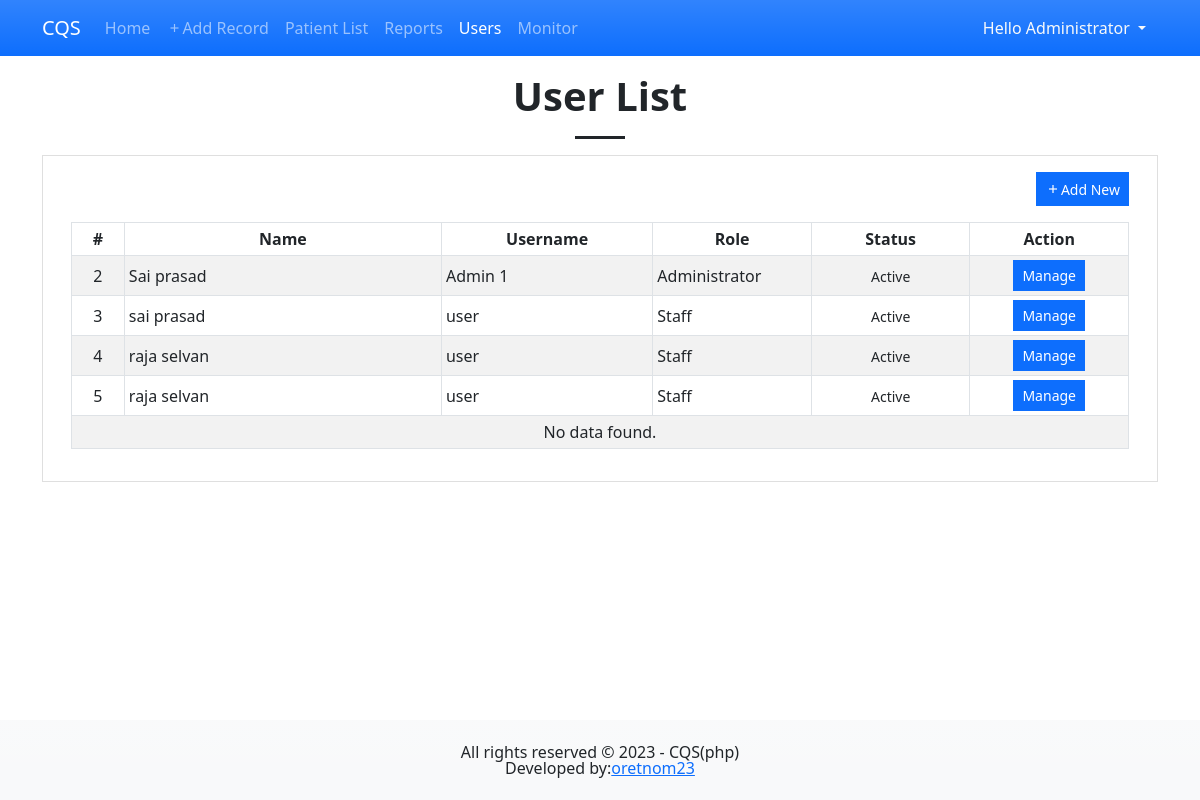
Page /?page=users (signed in) on the committed database.
### tables this page shows
CREATE TABLE `user_list` (
            `user_id` INTEGER NOT NULL PRIMARY KEY AUTOINCREMENT,
            `fullname` INTEGER NOT NULL,
            `username` TEXT NOT NULL,
            `password` TEXT NOT NULL,
            `type` TINYINT(1) NOT NULL Default 0,
            `status` TINYINT(1) NOT NULL Default 0,
            `date_created` TIMESTAMP DEFAULT CURRENT_TIMESTAMP
        );

### users.php (the view, shortened to what this page needs)
<?php
$sql = "SELECT `user_id`, `fullname`, `username`, `status`, `type` FROM `user_list` where `user_id` NOT IN (1, {$_SESSION['user_id']})";
$query = $conn->query($sql);
?>
<h1 class="text-center fw-bolder">User List</h1>
<hr class="mx-auto opacity-100" style="width:50px;height:3px">
<div class="card rounded-0">
    <div class="card-body">
        <div class="container">
            <div class="row justify-content-end mb-3">
                <div class="col-auto">
                    <a class="btn btn-sm btn-primary rounded-0 d-flex align-items-center" href="./?page=manage_user"><i class="material-symbols-outlined">add</i> Add New</a>
                </div>
            </div>
            <div class="table-responsive">
                <table class="table table-striped table-bordered table-sm">
                    <colgroup>
                        <col width="5%">
                        <col width="30%">
                        <col width="20%">
                        <col width="15%">
                        <col width="15%">
                        <col width="15%">
                    </colgroup>
                    <thead>
                        <tr>
                            <th class="text-center">#</th>
                            <th class="text-center">Name</th>
                            <th class="text-center">Username</th>
                            <th class="text-center">Role</th>
                            <th class="text-center">Status</th>
                            <th class="text-center">Action</th>
                        </tr>
                    </thead>
                    <tbody>
                        <?php while($row = $query->fetchArray()): ?>
                            <tr>
                                <td class="text-center"><?= $row['user_id'] ?></td>
                                <td><?= $row['fullname'] ?></td>
                                <td><?= $row['username'] ?></td>
                                <td>
                                    <?php
                                    switch($row['type']){
                                        case 1:
                                            echo 'Administrator';
                                            break;
                                        case 2:
                                            echo 'Staff';
                                            break;
                                    }
                                    ?>
                                </td>
                                <td class="text-center">
                                    <?php
                                        switch($row['status']){
                                            case 1:
                                                echo "<small class='text-body-tertiary'>Active</small>";
                                                break;
                                        }
                                    ?>
                                </td>
                                <td class="text-center">
                                    <div class="btn-group btn-group-sm">
                                        <a href="./?page=manage_user&id=<?= $row['user_id'] ?>" class="btn btn-sm btn-primary rounded-0">Manage</a>
                                    </div>
                                </td>
                            </tr>
                        <?php endwhile; ?>
                        <?php if(!$query->fetchArray()): ?>
                            <tr>
                                <td colspan="6" class="text-center">No data found.</td>
                            </tr>
                        <?php endif; ?>
                    </tbody>
                </table>
            </div>
        </div>
    </div>
</div>

### index.php (shortened to what this page needs)
<?php
$page = $_GET['page'] ?? 'home';
?>
<!DOCTYPE html>
<html lang="en">
<head>
    <link rel="stylesheet" href="./css/bootstrap.min.css">
    <link rel="stylesheet" href="./css/custom.css">
</head>
<body>
    <main>
    <nav class="navbar navbar-expand-lg navbar-dark bg-primary bg-gradient fixed-top mb-5" id="topNavBar">
        <div class="container">
            <a class="navbar-brand" href="./">
            CQS
            </a>
            <div class="collapse navbar-collapse" id="navbarNav">
                <ul class="navbar-nav">
                    <li class="nav-item">
                        <a class="nav-link <?php echo ($page == 'home')? 'active' : '' ?>" aria-current="page" href="./">Home</a>
                    </li>
                    <li class="nav-item">
                        <a class="nav-link <?php echo ($page == 'patients')? 'active' : '' ?> d-flex align-items-start" aria-current="page" href="./?page=manage_patient"><span class="material-symbols-outlined">add</span> Add Record</a>
                    </li>
                    <li class="nav-item">
                        <a class="nav-link <?php echo ($page == 'patients')? 'active' : '' ?>" aria-current="page" href="./?page=patients">Patient List</a>
                    </li>
                    <?php if($_SESSION['type'] == 1): ?>
                    <li class="nav-item">
                        <a class="nav-link <?php echo ($page == 'reports')? 'active' : '' ?>" aria-current="page" href="./?page=reports">Reports</a>
                    </li>
                    <li class="nav-item">
                        <a class="nav-link <?php echo ($page == 'users')? 'active' : '' ?>" aria-current="page" href="./?page=users">Users</a>
                    </li>
                    <?php endif; ?>
                    <li class="nav-item">
                        <a class="nav-link" aria-current="page" href="./queueing.php" target="_blank">Monitor</a>
                    </li>
                </ul>
            </div>
            <div class="dropdown">
                <button class="btn btn-secondary dropdown-toggle bg-transparent  text-light border-0" type="button" id="dropdownMenuButton1" data-bs-toggle="dropdown" aria-expanded="false">
                    Hello <?php echo $_SESSION['fullname'] ?>
                </button>
            </div>
        </div>
    </nav>
    <div class="container-md pt-5 pb-3" id="page-container">
        <div class="my-4">
            <?php include($page.".php");  ?>
        </div>
    </div>
    <footer class="position-fixed bottom-0 w-100 bg-gradient bg-light">
        <div class="lh-1 container py-4">
            <div class="text-center">All rights reserved &copy; <?= date("Y") ?> - CQS(php)</div>
            <div class="text-center">Developed by:<a href="mailto:oretnom23@gmail.com" class='text-body-tertiary'>oretnom23</a></div>
        </div>
    </footer>
</body>
</html>

### css/custom.css (style rules this page uses)
html, body { margin: unset; height: 100%; width: 100%; overflow-x: hidden; }
body { padding-bottom:5em; }
.material-symbols-outlined { font-size: var(--bs-body-font-size) !important; line-height: var(--bs-body-line-height) !important; }
table th, table td { vertical-align: middle !important; }

### rows in the picture
user_list: user_id "2", fullname "Sai prasad", username "Admin 1", type "Administrator", status "Active"
user_list: user_id "3", fullname "sai prasad", username "user", type "Staff", status "Active"
user_list: user_id "4", fullname "raja selvan", username "user", type "Staff", status "Active"
user_list: user_id "5", fullname "raja selvan", username "user", type "Staff", status "Active"

### other values in the picture
$_SESSION['fullname'] "Administrator"
